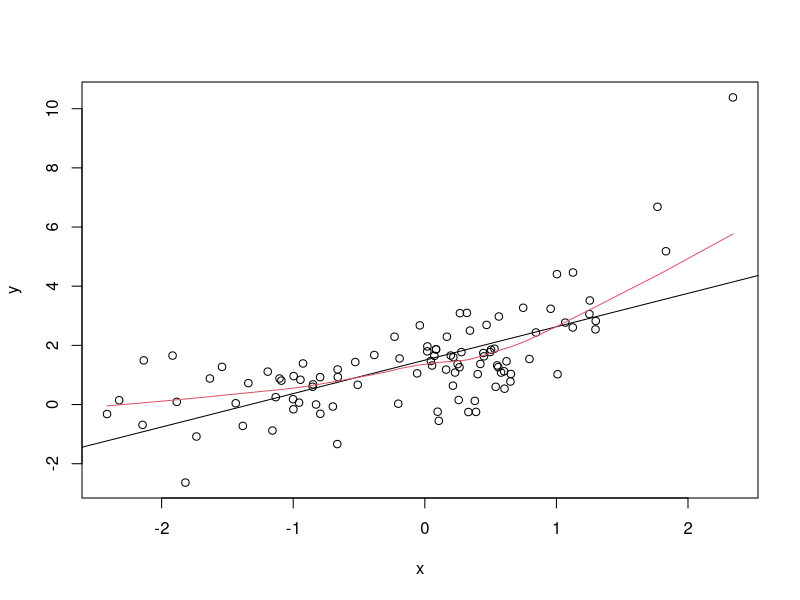
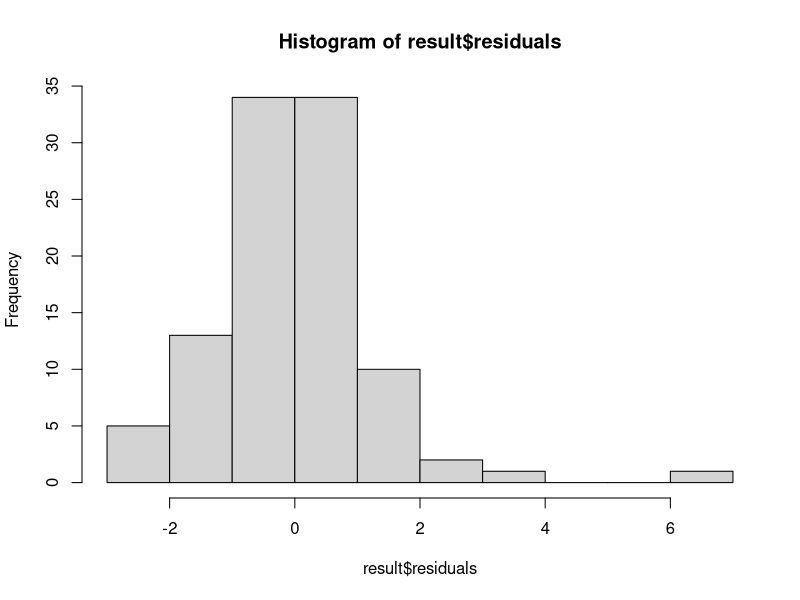

R code for these plots, in order: (Note: this script raises an error after producing the figures.)

#' test the parameters passed to the script:

if (exists("one") && exists("two")) {
	cat("\nInteresting fact:\n\t", one, "+", two, "=", one + two, "\n")
	cat("type of 'one' is:\n")
	mode(one) # display var type
}

if (exists("spreadsheet"))  print(spreadsheet)
if (exists("number_array")) print(number_array)	
if (exists("string_array")) print(string_array)
if (exists("number")) print(number)
if (exists("string")) print(string)

if (exists("STATISTICA.Version")) cat("STATISTICA Version:", STATISTICA.Version, "\n")

if (exists("func")) func("some string parameter to func()")

#' basic operations / graphs:

x <- rnorm(100)           # 100 random numbers from a normal(0,1) distribution
y <- exp(x) + rnorm(100)  # an exponential function with error

result <- lm(y ~ x)      # regress x on y and store the results
summary(result)          # print the regression results

plot(x,y)                 # pretty obvious what this does
abline(result)            # add the regression line to the plot
lines(lowess(x,y), col=2) # add a nonparametric regression line (a smoother)

hist(result$residuals)    # histogram of the residuals from the regression

#' built-in datasets:

RouteOutput(Orange, "Growth of Orange Trees")
RouteOutput(WorldPhones, "Number of Telephones Worldwide")

#' use R to make any output you want:

comments <- matrix(c("Some comments", "and more comments..."), byrow=TRUE)
RouteOutput(comments, "Comments Section")
